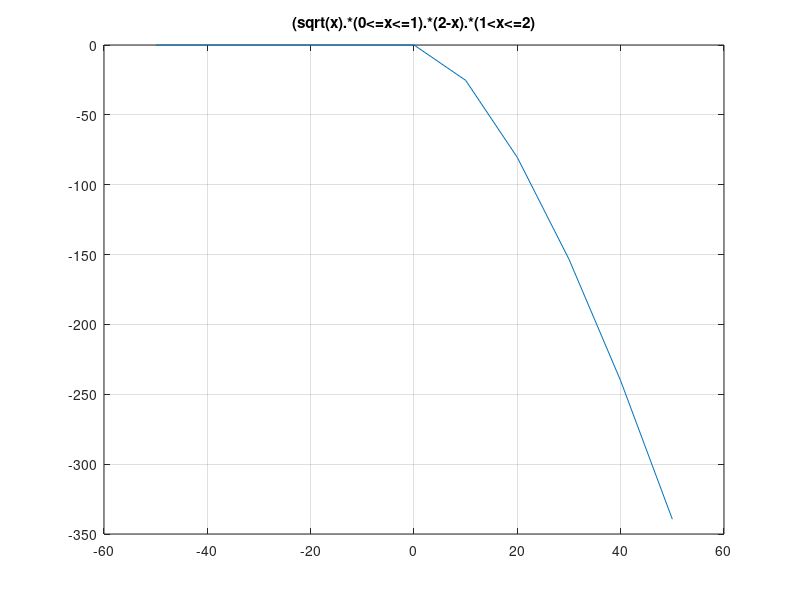

This chart was generated by the following MATLAB code:
% Octave Script
% Title         :Primera funcion de trozo
% Author        :Kevin Yoan Calderón García
% Description   :Script para graficar una funcion
% Date          :28/10/2021
% Version       :1
% Usage         :octave
%               :
%               :Requiere de octave

clear
% Dominio de la funcion
x = -50:10:50;
fx = (sqrt(x)).*(0<=x<=1).*(2-x).*(1<x<=2)
% Funcion a plotear
plot(x, fx)
grid on;
title (["(sqrt(x).*(0<=x<=1).*(2-x).*(1<x<=2)"]); 
